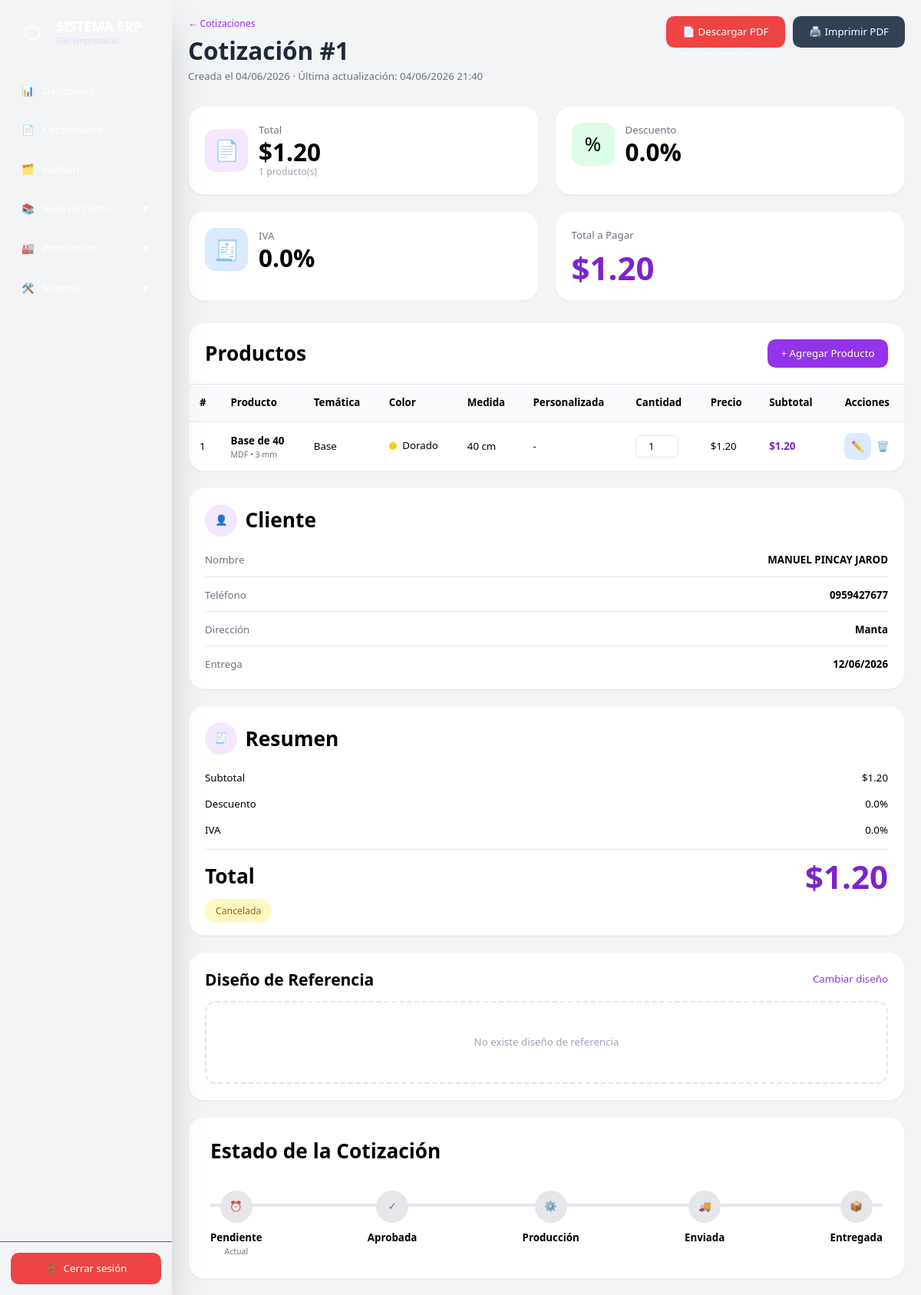
/quotations/1 (signed in), run on an earlier commit of the app's database.
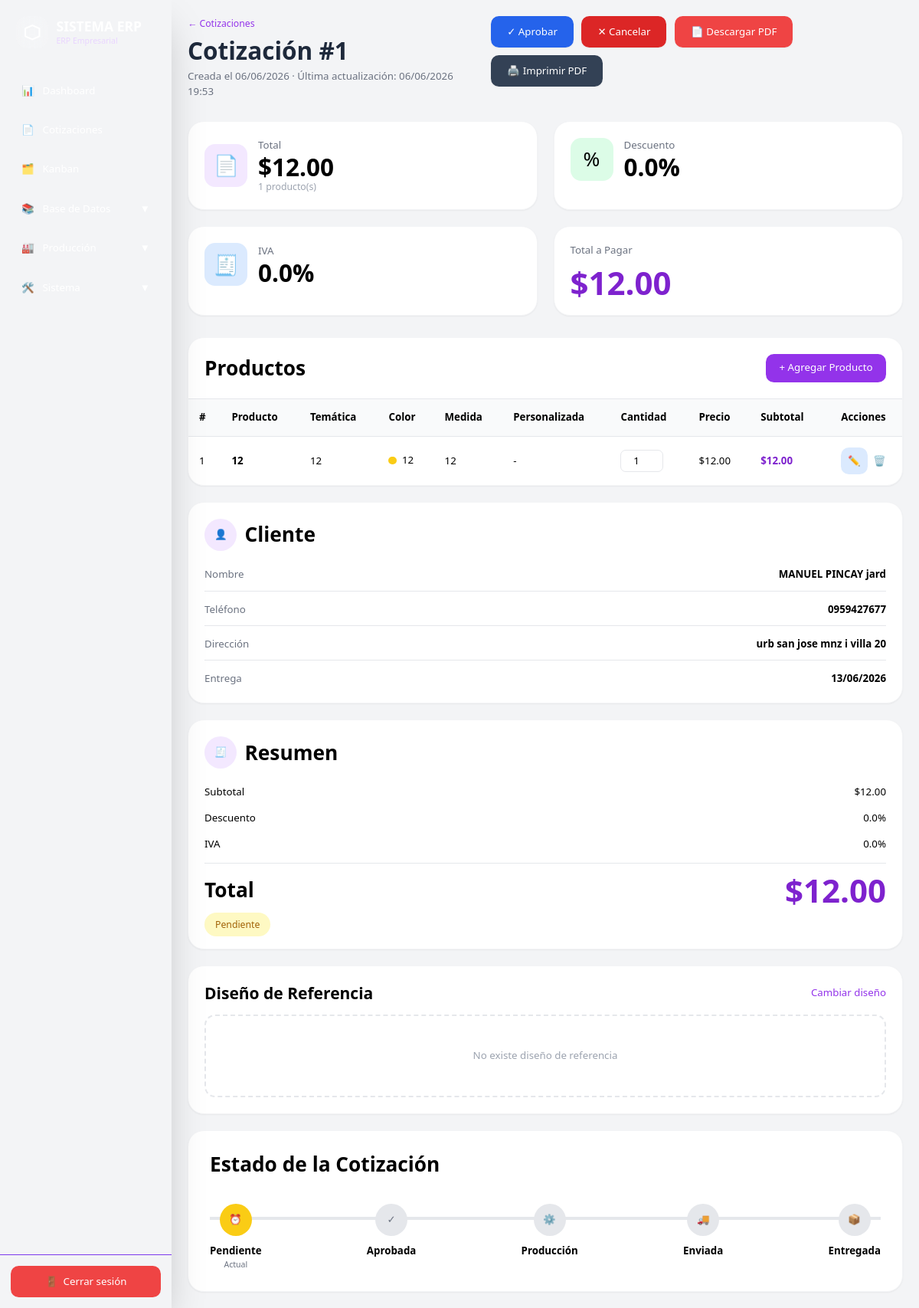
And on a later commit of the database.
### app/models/quotation.py (models this page shows)
class Quotation(Base):
    __tablename__ = "quotations"
    id = Column(Integer, primary_key=True)
    client_id = Column(
        Integer,
        ForeignKey("clients.id")
    )
    subtotal = Column(Float)
    discount = Column(Float)
    iva = Column(Float)
    total = Column(Float)
    status = Column(String)
    delivery_date = Column(Date)
    design_file = Column(String)
    created_at = Column(
        DateTime,
        default=datetime.utcnow
    )
    client = relationship("Client")
    items = relationship(
        "QuotationItem",
        back_populates="quotation",
    )

### app/models/quotation_item.py (models this page shows)
class QuotationItem(Base):
    __tablename__ = "quotation_items"
    id = Column(Integer, primary_key=True, index=True)
    quotation_id = Column(Integer, ForeignKey("quotations.id"))
    product_id = Column(Integer, ForeignKey("products.id"), nullable=True)
    quantity = Column(Integer)
    detail = Column(String)
    measure = Column(String)
    theme = Column(String)
    color = Column(String)
    logo = Column(Boolean, default=False)
    unit_price = Column(Float)
    total = Column(Float)
    product = relationship("Product")
    quotation = relationship(
    "Quotation",
    back_populates="items"
    )

### app/models/product.py (models this page shows)
class Product(Base):
    __tablename__ = "products"
    id = Column(Integer, primary_key=True)
    code = Column(String)
    name = Column(String)
    description = Column(String)
    category = Column(String)
    material = Column(String)
    color = Column(String)
    size = Column(String)
    thickness = Column(String)
    price = Column(Float)
    cost = Column(Float)
    theme = Column(String)
    stock = Column(Integer)
    custom = Column(Boolean, default=False, nullable=False)
    image = Column(String)

### app/models/client.py (models this page shows)
class Client(Base):
    __tablename__ = "clients"
    id = Column(Integer, primary_key=True, index=True)
    name = Column(String)
    company = Column(String)
    ruc_ci = Column(String, unique=True)
    phone = Column(String)
    email = Column(String)
    address = Column(Text)
    client_type = Column(String)
    observations = Column(Text)
    created_at = Column(DateTime, default=datetime.now)

### app/routes/quotations.py (the view)
@router.get("/{quotation_id}", response_class=HTMLResponse)
async def quotation_detail(
    quotation_id: int, request: Request, db: Session = Depends(get_db)
):
    user = _require_quotation_access(request)
    if isinstance(user, RedirectResponse):
        return user
    quotation = (
        db.query(Quotation)
        .options(
            joinedload(Quotation.client),
            joinedload(Quotation.items).joinedload(QuotationItem.product),
        )
        .filter(Quotation.id == quotation_id)
        .first()
    )
    return templates.TemplateResponse(
        request=request,
        name="quotations/detail.html",
        context={"quotation": quotation, "user": user},
    )

### app/templates/quotations/detail.html (shortened to what this page needs)
{% extends 'layouts/base.html' %} {% block content %}
<div class="flex flex-col lg:flex-row lg:justify-between lg:items-start gap-6 mb-8">
  <div>
    <a href="/quotations" class="text-purple-600 text-sm font-medium hover:underline">
      ← Cotizaciones
    </a>
    <h1 class="text-4xl font-bold text-slate-800 mt-2">
      Cotización #{{ quotation.id }}
    </h1>
    <p class="text-gray-500 mt-2">
      Creada el {{ quotation.created_at.strftime('%d/%m/%Y') }} · Última
      actualización: {{ quotation.created_at.strftime('%d/%m/%Y %H:%M') }}
    </p>
  </div>
  <div class="flex flex-wrap gap-3">
    {% if quotation.status == 'pendiente' %}
    <a href="/quotations/{{ quotation.id }}/approve"
      class="bg-blue-600 hover:bg-blue-700 text-white px-6 py-3 rounded-xl shadow-sm">
      ✓ Aprobar
    </a>
    {% endif %}
    {% if quotation.status != 'cancelada' %}
    <a
        href="/quotations/{{ quotation.id }}/cancel"
        onclick="return confirm('¿Cancelar esta cotización?')"
        class="bg-red-600 hover:bg-red-700 text-white px-6 py-3 rounded-xl shadow-sm">
        ✕ Cancelar
    </a>
    {% endif %}
    <a href="/quotations/{{ quotation.id }}/pdf"
      class="bg-red-500 hover:bg-red-600 text-white px-6 py-3 rounded-xl shadow-sm">
      📄 Descargar PDF
    </a>
    <button onclick="printQuotationPDF({{ quotation.id }})"
      class="bg-slate-700 hover:bg-slate-800 text-white px-6 py-3 rounded-xl shadow-sm">
      🖨 Imprimir PDF
    </button>
  </div>
</div>
<div class="grid grid-cols-1 md:grid-cols-2 xl:grid-cols-4 gap-6 mb-8">
  <div class="bg-white rounded-3xl shadow-sm border border-gray-100 p-6">
    <div class="flex items-center gap-4">
      <div class="w-16 h-16 rounded-2xl bg-purple-100 flex items-center justify-center text-3xl">
        📄
      </div>
      <div>
        <p class="text-gray-500">Total</p>
        <h2 class="text-4xl font-bold">
          ${{ "%.2f"|format(quotation.subtotal) }}
        </h2>
        <p class="text-sm text-gray-400">
          {{ quotation.items|length }} producto(s)
        </p>
      </div>
    </div>
  </div>
  <div class="bg-white rounded-3xl shadow-sm border border-gray-100 p-6">
    <div class="flex items-center gap-4">
      <div class="w-16 h-16 rounded-2xl bg-green-100 flex items-center justify-center text-3xl">
        %
      </div>
      <div>
        <p class="text-gray-500">Descuento</p>
        <h2 class="text-4xl font-bold">{{ quotation.discount }}%</h2>
      </div>
    </div>
  </div>
  <div class="bg-white rounded-3xl shadow-sm border border-gray-100 p-6">
    <div class="flex items-center gap-4">
      <div class="w-16 h-16 rounded-2xl bg-blue-100 flex items-center justify-center text-3xl">
        🧾
      </div>
      <div>
        <p class="text-gray-500">IVA</p>
        <h2 class="text-4xl font-bold">{{ quotation.iva }}%</h2>
      </div>
    </div>
  </div>
  <div class="bg-white rounded-3xl shadow-sm border border-gray-100 p-6">
    <div>
      <p class="text-gray-500">Total a Pagar</p>
      <h2 class="text-5xl font-bold text-purple-700 mt-3">
        ${{ "%.2f"|format(quotation.total) }}
      </h2>
    </div>
  </div>
</div>
<div id="quotation_capture" class="space-y-6">
  <div class="bg-white rounded-3xl shadow-sm border border-gray-100 overflow-hidden mb-6">
    <div class="flex flex-col md:flex-row md:justify-between md:items-center gap-4 p-6 border-b">
      <h2 class="text-3xl font-bold">Productos</h2>
      <div class="flex gap-3">
        <button type="button" onclick="openAddProductModal()"
          class="bg-purple-600 hover:bg-purple-700 text-white px-5 py-2.5 rounded-xl">
          + Agregar Producto
        </button>
      </div>
    </div>
    <div class="overflow-x-auto">
      <table class="w-full min-w-[900px]">
        <thead class="bg-gray-50">
          <tr>
            <th class="p-4 text-left">#</th>
            <th class="text-left p-4">Producto</th>
            <th class="text-left p-4">Temática</th>
            <th class="text-left p-4">Color</th>
            <th class="text-left p-4">Medida</th>
            <th class="text-left p-4">Personalizada</th>
            <th class="text-left p-4">Cantidad</th>
            <th class="text-left p-4">Precio</th>
            <th class="text-left p-4">Subtotal</th>
            <th class="text-center">Acciones</th>
          </tr>
        </thead>
        <tbody>
          {% for item in quotation.items %}
          <tr class="border-t">
            <td class="p-4">{{ loop.index }}</td>
            <td class="p-4">
              <div class="font-semibold">
                {{ item.detail or (item.product.name if item.product else "-") }}
              </div>
              {% if item.product %}
              <div class="text-xs text-gray-500">
                {{ item.product.material }} • {{ item.product.thickness }}
              </div>
              {% endif %}
            </td>
            <td class="p-4">
              {% if item.theme %} {{ item.theme }} {% else %}
              <span class="text-gray-400"> Sin temática </span>
              {% endif %}
            </td>
            <td class="p-4">
              <span class="inline-flex items-center gap-2">
                <span class="w-3 h-3 rounded-full bg-yellow-400"></span>
                {{ item.color or '-' }}
              </span>
            </td>
            <td class="p-4">{{ item.measure or '-' }}</td>
            <td class="p-4">{{ item.customized or '-' }}</td>
            <td class="p-4">
              <input type="number" min="1" value="{{ item.quantity }}" class="w-16 border rounded-lg p-1 text-center"
                onchange="updateQuantity(
                      {{ item.id }},
                      this.value
                  )">
            </td>
            <td class="p-4">${{ "%.2f"|format(item.unit_price) }}</td>
            <td class="p-4 font-bold text-purple-700">
              ${{ "%.2f"|format(item.total) }}
            </td>
            <td class="p-4">
              <div class="flex gap-2 justify-center">
                <button type="button" onclick="openEditItemModal({{ item.id }})"
                  class="w-10 h-10 bg-blue-100 hover:bg-blue-200 rounded-xl flex items-center justify-center">
                  ✏
                </button>
                <button onclick="deleteItem({{ item.id }})">🗑</button>
              </div>
            </td>
          </tr>
          {% endfor %}
        </tbody>
      </table>
    </div>
  </div>
  <div class="grid grid-cols-1 xl:grid-cols-2 gap-6">
    <div class="bg-white rounded-3xl shadow-sm border border-gray-100 p-6">
      <div class="flex items-center gap-3 mb-6">
        <div class="w-12 h-12 bg-purple-100 rounded-full flex items-center justify-center">
          👤
        </div>
        <h2 class="text-3xl font-bold">Cliente</h2>
      </div>
      <div class="space-y-4">
        <div class="flex justify-between border-b pb-3">
          <span class="text-gray-500"> Nombre </span>
          <span class="font-semibold">
            {{ quotation.client.name if quotation.client else '-' }}
          </span>
        </div>
        <div class="flex justify-between border-b pb-3">
          <span class="text-gray-500"> Teléfono </span>
          <span class="font-semibold">
            {{ quotation.client.phone or '-' }}
          </span>
        </div>
        <div class="flex justify-between border-b pb-3">
          <span class="text-gray-500"> Dirección </span>
          <span class="font-semibold">
            {{ quotation.client.address or '-' }}
          </span>
        </div>
        <div class="flex justify-between">
          <span class="text-gray-500"> Entrega </span>
          <span class="font-semibold">
            {{ quotation.delivery_date.strftime('%d/%m/%Y') if
            quotation.delivery_date else '-' }}
          </span>
        </div>
      </div>
    </div>
    <div class="bg-white rounded-3xl shadow-sm border border-gray-100 p-6">
      <div class="flex items-center gap-3 mb-6">
        <div class="w-12 h-12 bg-purple-100 rounded-full flex items-center justify-center">
          🧾
        </div>
        <h2 class="text-3xl font-bold">Resumen</h2>
      </div>
      <div class="space-y-4">
        <div class="flex justify-between">
          <span>Subtotal</span>
          <span> ${{ "%.2f"|format(quotation.subtotal) }} </span>
        </div>
        <div class="flex justify-between">
          <span>Descuento</span>
          <span> {{ quotation.discount }}% </span>
        </div>
        <div class="flex justify-between">
          <span>IVA</span>
          <span> {{ quotation.iva }}% </span>
        </div>
        <hr />
        <div class="flex justify-between items-center">
          <span class="text-3xl font-bold"> Total </span>
          <span class="text-5xl font-bold text-purple-700">
            ${{ "%.2f"|format(quotation.total) }}
          </span>
        </div>
        <div class="mt-5">
          <span class="bg-yellow-100 text-yellow-700 px-4 py-2 rounded-full text-sm">
            {{ quotation.status|capitalize }}
          </span>
        </div>
      </div>
    </div>
  </div>
  <div class="bg-white rounded-3xl shadow-sm border border-gray-100 p-6 mt-6">
    <div class="flex items-center justify-between mb-4">
      <h2 class="text-2xl font-bold">Diseño de Referencia</h2>
      <a href="/quotations/{{ quotation.id }}/edit" class="text-purple-600 hover:underline">
        Cambiar diseño
      </a>
    </div>
    {% set design_src = design_image_url(quotation.design_file) %}
    {% if design_src %}
    <img src="{{ design_src }}" class="max-w-full rounded-2xl border" />
    {% else %}
    <div class="border-2 border-dashed rounded-2xl p-12 text-center text-gray-400">
      No existe diseño de referencia
    </div>
    {% endif %}
  </div>
  <div class="bg-white rounded-3xl shadow-sm border border-gray-100 p-8 mt-6">
    <h2 class="text-3xl font-bold mb-10">Estado de la Cotización</h2>
    <div class="relative">
      <div class="relative flex flex-col md:flex-row md:justify-between gap-8">
        {% set st = (quotation.status or '')|lower|trim %}
        <div class="flex flex-col items-center">
          <div
            class="w-12 h-12 rounded-full flex items-center justify-center {% if st in ['pendiente','aprobada','produccion','enviada','enviado','entregada','entregado'] %} bg-yellow-400 text-white {% else %} bg-gray-200 {% endif %}">
            ⏰
          </div>
          <span class="mt-3 font-semibold"> Pendiente </span>
          <span class="text-xs text-gray-500"> Actual </span>
        </div>
        <div class="flex flex-col items-center">
          <div
            class="w-12 h-12 rounded-full flex items-center justify-center {% if st in ['aprobada','produccion','enviada','enviado','entregada','entregado'] %} bg-blue-500 text-white {% else %} bg-gray-200 text-gray-500 {% endif %}">
            ✓
          </div>
          <span class="mt-3 font-semibold"> Aprobada </span>
        </div>
        <div class="flex flex-col items-center">
          <div
            class="w-12 h-12 rounded-full flex items-center justify-center {% if st in ['produccion','enviada','enviado','entregada','entregado'] %} bg-purple-600 text-white {% else %} bg-gray-200 text-gray-500 {% endif %}">
            ⚙
          </div>
          <span class="mt-3 font-semibold"> Producción </span>
        </div>
        <div class="flex flex-col items-center">
          <div
            class="w-12 h-12 rounded-full flex items-center justify-center {% if st in ['enviada','enviado','entregada','entregado'] %} bg-orange-500 text-white {% else %} bg-gray-200 text-gray-500 {% endif %}">
            🚚
          </div>
          <span class="mt-3 font-semibold"> Enviada </span>
        </div>
        <div class="flex flex-col items-center">
          <div
            class="w-12 h-12 rounded-full flex items-center justify-center {% if st in ['entregada','entregado'] %} bg-green-600 text-white {% else %} bg-gray-200 text-gray-500 {% endif %}">
            📦
          </div>
          <span class="mt-3 font-semibold"> Entregada </span>
        </div>
      </div>
    </div>
  </div>
</div>
{% endblock %}

What changed in the data, as far as the page shows it:
removed QuotationItem: detail "Base de 40", product.material "MDF", product.thickness "3 mm", theme "Base", color "Dorado", measure "40 cm", customized "-", quantity "1", unit_price "1.20", total "1.20"
changed Quotation id 1: created_at "04/06/2026" → "06/06/2026"; created_at "04/06/2026 21:40" → "06/06/2026 19:53"; subtotal "1.20" → "12.00"; total "1.20" → "12.00"; delivery_date "12/06/2026" → "13/06/2026"; status "Cancelada" → "Pendiente"
added QuotationItem: detail "12", theme "12", color "12", measure "12", customized "-", quantity "1", unit_price "12.00", total "12.00"
changed Client: client "MANUEL PINCAY JAROD" → "MANUEL PINCAY jard"; client "Manta" → "urb san jose mnz i villa 20"
Also different on the page:
text now shown: "✓ Aprobar ✕ Cancelar"
